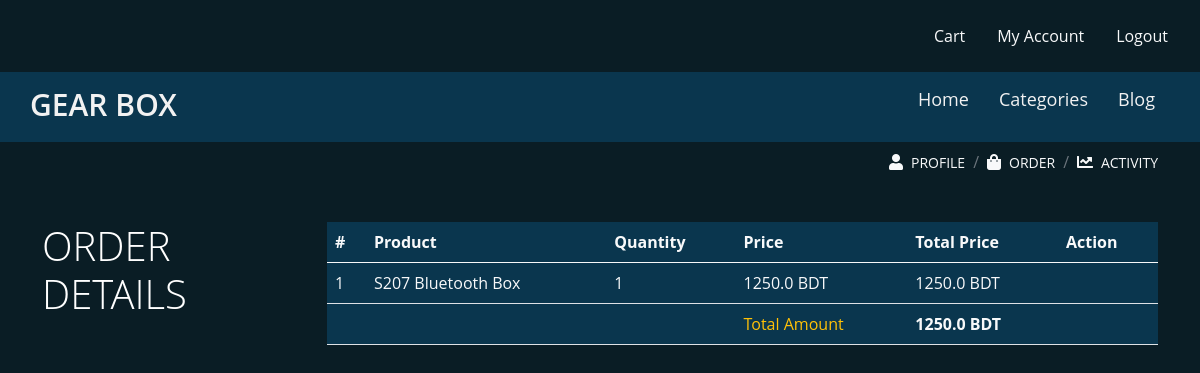
Page /accounts/61/user_order_details (signed in) on the committed database.
### ecom/models.py (models this page shows, shortened)
class Cart(models.Model):
    user = models.ForeignKey(User, on_delete=models.CASCADE)
    status = models.CharField(max_length=50, default='pending')
    products = models.ForeignKey(Product, on_delete=models.CASCADE)
    quantity = models.PositiveIntegerField(default=1)
    def total_price(self):
        return self.products.price * self.quantity

class Product(models.Model):
    sub_cat = models.ForeignKey(SubCategory, on_delete=models.CASCADE, null=True, blank=True)
    title = models.CharField(max_length=200)
    slug = models.SlugField(blank=True, null=True)
    description = models.TextField()
    price = models.FloatField()
    stock = models.PositiveIntegerField()
    image = models.ImageField(upload_to='ecom/photos')

class Order(models.Model):
    user = models.ForeignKey(User, on_delete=models.CASCADE)
    cart_products = models.ManyToManyField(Cart, related_name='cart')
    order_status = models.BooleanField(default=False)
    order_date = models.DateTimeField(blank=True, null=True)
    order_address = models.ForeignKey('Address', on_delete=models.SET_NULL, blank=True, null=True)
    def __str__(self):
        return self.user.username
    def get_total_price(self):
        total = 0
        for product in self.cart_products.all():
            total += product.total_price()
        return total
    class Meta:
        ordering = ['-order_date']

### accounts/views.py (the view)
# urls.py: path('<int:pk>/user_order_details', user_order_details, name='order_details'),
@login_required()
def user_order_details(request, pk):
    order_details = Order.objects.get(user=request.user, pk=pk)
    print(order_details)
    return render(request, 'accounts/order_details.html', {'order_details': order_details})

### ecom/context_processors.py (called while the page is built)
def category_processor(request):
    categories = Category.objects.all()
    return {"categories": categories}

### accounts/templates/accounts/order_details.html (shortened to what this page needs)
{% extends 'base.html' %}
{% load staticfiles %}
{% load bootstrap5 %}
{% block nav %}
{% include 'accounts/nav.html' %}
{% endblock %}
{% block content %}
<div class="col-md-3">
    <h6 class="display-6">ORDER DETAILS</h6>
</div>
<div class="col-md-9">
    {% if order_details %}
    <table class="table text-light"  style="background:#0a364e;">
                <thead>
                <tr class="border-none">
                    <th>#</th>
                    <th>Product</th>
                    <th>Quantity</th>
                    <th>Price</th>
                    <th>Total Price</th>
                    <th>Action</th>
                </tr>
                </thead>
                <tbody>
                {% for p in order_details.cart_products.all %}
                <tr>
                    <td>{{ forloop.counter }}</td>
                    <td>{{ p.products.title }}</td>
                    <td class="">
                        <span>{{ p.quantity }}</span>
                    </td>
                    <td>{{ p.products.price }} BDT</td>
                    <td>{{ p.total_price }} BDT</td>
                    <td class="text-warning">
                    </td>
                </tr>
                {% endfor %}
                <tr>
                    <td></td>
                    <td></td>
                    <td></td>
                    <td class="text-warning">Total Amount</td>
                    <td><strong>{{ order_details.get_total_price }} BDT</strong></td>
                    <td></td>
                </tr>
                </tbody>
            </table>
    {% endif %}
</div>
{% endblock %}

### static/css/custom.css (style rules this page uses)
* { margin:0; padding:0; }
body { background-color: #0a1d25; color:white; font-family: 'Montserrat', sans-serif; }
* { margin: 0; padding: 0; font-family: "Open Sans",sans-serif; }

### rows in the picture
Cart: products "S207 Bluetooth Box", quantity "1", products.price "1250.0", total_price "1250.0"
Order: get_total_price "1250.0"
